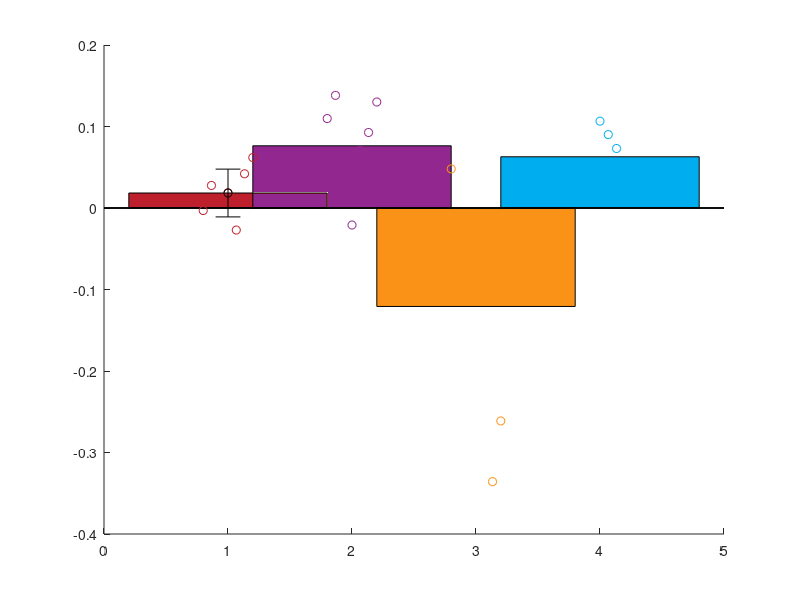

MATLAB code for this plot: (Note: this script raises an error after producing the figure.)
% This script calculates and plots the differences in normalized eGFP
% brightness between cells co-expressing TH and eGFP and cells expressing eGFP only,
% as reported in Wissing and Eschholz et al, PLOS Biology, 2025, Figure 1, panel F. 
%(C)opyright Alexander Dieter, 2025

%% clean workspace
clear all; close all; clc;

%% load data

DBHdata = load('data_DBH_50_WissingEschholz2025.mat');    % load DBH-cre data 
NETdata = load('data_NET_50_WissingEschholz2025.mat');    % load NET-cre data
THdata  = load('data_TH_50_WissingEschholz2025.mat');     % load TH-cre data
PRSdata = load('data_PRS_50_WissingEschholz2025.mat');    % load PRSx8 data


%% Sort normalized fluorescence of green channel into cells co-expressing TH and cells exclusively expressing GFP in DBH-cre mice
DBHdata.d.Green_coexpressing = [];  DBHdata.d.Green_GFPexclusive = []; 
DBHdata.d.Green_coexpressingID = [];  DBHdata.d.Green_GFPexclusiveID = []; 

for fileIdx = 1:length(DBHdata.d.ID)

    cur_green_GFPbased  =     DBHdata.d.AvBrightGreen_GFPbased{fileIdx};

    DBHdata.d.Green_coexpressing = horzcat(DBHdata.d.Green_coexpressing, cur_green_GFPbased(find(DBHdata.d.co_express_2{fileIdx} == 1)));
    DBHdata.d.Green_GFPexclusive = horzcat(DBHdata.d.Green_GFPexclusive, cur_green_GFPbased(find(DBHdata.d.co_express_2{fileIdx} == 0)));

    DBHdata.d.Green_coexpressingID = horzcat(DBHdata.d.Green_coexpressingID, repmat(DBHdata.d.ID(fileIdx), 1, sum(DBHdata.d.co_express_2{fileIdx} == 1)));
    DBHdata.d.Green_GFPexclusiveID = horzcat(DBHdata.d.Green_GFPexclusiveID, repmat(DBHdata.d.ID(fileIdx), 1, sum(DBHdata.d.co_express_2{fileIdx} == 0)));
end


%% Sort normalized fluorescence of green channel into cells co-expressing TH and cells exclusively expressing GFP in NET-cre mice
NETdata.d.Green_coexpressing = [];  NETdata.d.Green_GFPexclusive = []; 
NETdata.d.Green_coexpressingID = [];  NETdata.d.Green_GFPexclusiveID = []; 

for fileIdx = 1:length(NETdata.d.ID)

    cur_green_GFPbased  =     NETdata.d.AvBrightGreen_GFPbased{fileIdx};

    NETdata.d.Green_coexpressing = horzcat(NETdata.d.Green_coexpressing, cur_green_GFPbased(find(NETdata.d.co_express_2{fileIdx} == 1)));
    NETdata.d.Green_GFPexclusive = horzcat(NETdata.d.Green_GFPexclusive, cur_green_GFPbased(find(NETdata.d.co_express_2{fileIdx} == 0)));

    NETdata.d.Green_coexpressingID = horzcat(NETdata.d.Green_coexpressingID, repmat(NETdata.d.ID(fileIdx), 1, sum(NETdata.d.co_express_2{fileIdx} == 1)));
    NETdata.d.Green_GFPexclusiveID = horzcat(NETdata.d.Green_GFPexclusiveID, repmat(NETdata.d.ID(fileIdx), 1, sum(NETdata.d.co_express_2{fileIdx} == 0)));
end


%% Sort normalized fluorescence of green channel into cells co-expressing TH and cells exclusively expressing GFP in TH-cre mice
THdata.d.Green_coexpressing = [];  THdata.d.Green_GFPexclusive = []; 
THdata.d.Green_coexpressingID = [];  THdata.d.Green_GFPexclusiveID = []; 

for fileIdx = 1:length(THdata.d.ID)

    cur_green_GFPbased  =     THdata.d.AvBrightGreen_GFPbased{fileIdx};

    THdata.d.Green_coexpressing = horzcat(THdata.d.Green_coexpressing, cur_green_GFPbased(find(THdata.d.co_express_2{fileIdx} == 1)));
    THdata.d.Green_GFPexclusive = horzcat(THdata.d.Green_GFPexclusive, cur_green_GFPbased(find(THdata.d.co_express_2{fileIdx} == 0)));
   
    THdata.d.Green_coexpressingID = horzcat(THdata.d.Green_coexpressingID, repmat(THdata.d.ID(fileIdx), 1, sum(THdata.d.co_express_2{fileIdx} == 1)));
    THdata.d.Green_GFPexclusiveID = horzcat(THdata.d.Green_GFPexclusiveID, repmat(THdata.d.ID(fileIdx), 1, sum(THdata.d.co_express_2{fileIdx} == 0)));
end

%% Sort normalized fluorescence of green channel into cells co-expressing TH and cells exclusively expressing GFP in PRSx8 mice
PRSdata.d.Green_coexpressing = [];  PRSdata.d.Green_GFPexclusive = []; 
PRSdata.d.Green_coexpressingID = [];  PRSdata.d.Green_GFPexclusiveID = []; 

for fileIdx = 1:length(PRSdata.d.ID)

    cur_green_GFPbased  =     PRSdata.d.AvBrightGreen_GFPbased{fileIdx};

    PRSdata.d.Green_coexpressing = horzcat(PRSdata.d.Green_coexpressing, cur_green_GFPbased(find(PRSdata.d.co_express_2{fileIdx} == 1)));
    PRSdata.d.Green_GFPexclusive = horzcat(PRSdata.d.Green_GFPexclusive, cur_green_GFPbased(find(PRSdata.d.co_express_2{fileIdx} == 0)));
    
    PRSdata.d.Green_coexpressingID = horzcat(PRSdata.d.Green_coexpressingID, repmat(PRSdata.d.ID(fileIdx), 1, sum(PRSdata.d.co_express_2{fileIdx} == 1)));
    PRSdata.d.Green_GFPexclusiveID = horzcat(PRSdata.d.Green_GFPexclusiveID, repmat(PRSdata.d.ID(fileIdx), 1, sum(PRSdata.d.co_express_2{fileIdx} == 0)));

end


%% create vectors of normalized brightness values and corresponding labels
norm_brightness = [ DBHdata.d.Green_coexpressing DBHdata.d.Green_GFPexclusive, ...
                    NETdata.d.Green_coexpressing NETdata.d.Green_GFPexclusive, ...
                    THdata.d.Green_coexpressing THdata.d.Green_GFPexclusive, ...
                    PRSdata.d.Green_coexpressing PRSdata.d.Green_GFPexclusive]';

brightness_label = [repmat({'DBH co'}, length(DBHdata.d.Green_coexpressing), 1); repmat({'DBH ex'}, length(DBHdata.d.Green_GFPexclusive), 1); ...
                    repmat({'NET co'}, length(NETdata.d.Green_coexpressing), 1); repmat({'NET ex'}, length(NETdata.d.Green_GFPexclusive), 1); ...
                    repmat({'TH co'}, length(THdata.d.Green_coexpressing), 1); repmat({'TH ex'}, length(THdata.d.Green_GFPexclusive), 1); ...
                    repmat({'PRS co'}, length(PRSdata.d.Green_coexpressing), 1); repmat({'PRS ex'}, length(PRSdata.d.Green_GFPexclusive), 1)];


%% create average of relative eGFP expression per animal
DBH_IDs = unique(DBHdata.d.ID);
for DBHidx = 1:length(DBH_IDs)
   DBH_coexpress_means(DBHidx) = mean(DBHdata.d.Green_coexpressing(DBHdata.d.Green_coexpressingID == DBH_IDs(DBHidx)));
   DBH_GFPexclusive_means(DBHidx) = mean(DBHdata.d.Green_GFPexclusive(DBHdata.d.Green_GFPexclusiveID == DBH_IDs(DBHidx)));
end

NET_IDs = unique(NETdata.d.ID);
for NETidx = 1:length(NET_IDs)
   NET_coexpress_means(NETidx) = mean(NETdata.d.Green_coexpressing(NETdata.d.Green_coexpressingID == NET_IDs(NETidx)));
   NET_GFPexclusive_means(NETidx) = mean(NETdata.d.Green_GFPexclusive(NETdata.d.Green_GFPexclusiveID == NET_IDs(NETidx)));
end

TH_IDs = unique(THdata.d.ID);
for THidx = 1:length(TH_IDs)
   TH_coexpress_means(THidx) = mean(THdata.d.Green_coexpressing(THdata.d.Green_coexpressingID == TH_IDs(THidx)));
   TH_GFPexclusive_means(THidx) = mean(THdata.d.Green_GFPexclusive(THdata.d.Green_GFPexclusiveID == TH_IDs(THidx)));
end

PRS_IDs = unique(PRSdata.d.ID);
for PRSidx = 1:length(PRS_IDs)
   PRS_coexpress_means(PRSidx) = mean(PRSdata.d.Green_coexpressing(PRSdata.d.Green_coexpressingID == PRS_IDs(PRSidx)));
   PRS_GFPexclusive_means(PRSidx) = mean(PRSdata.d.Green_GFPexclusive(PRSdata.d.Green_GFPexclusiveID == PRS_IDs(PRSidx)));
end

%% calculate the relative difference of GFP fluorescence in TH-co-expressing cells vs. GFP-only cells
DBH_relFluoDiff = (DBH_coexpress_means-DBH_GFPexclusive_means);
NET_relFluoDiff = (NET_coexpress_means-NET_GFPexclusive_means);
TH_relFluoDiff  = (TH_coexpress_means-TH_GFPexclusive_means);
PRS_relFluoDiff = (PRS_coexpress_means-PRS_GFPexclusive_means);



%% create figure of relative eGFP expression based on TH co-labelling per animal
f2 = figure('color', [1 1 1]); hold on;

bar(1, mean(DBH_relFluoDiff), 'FaceColor', [189 031 045]./255)
bar(2, mean(NET_relFluoDiff), 'FaceColor', [146 039 143]./255)
bar(3, mean(TH_relFluoDiff), 'FaceColor', [249 146 022]./255)
bar(4, mean(PRS_relFluoDiff), 'FaceColor', [000 174 240]./255)

plot([0.8:0.4./(length(DBH_relFluoDiff)-1):1.2], DBH_relFluoDiff, 'ko', 'color', [189 031 045]./255)
plot([1.8:0.4./(length(NET_relFluoDiff)-1):2.2], NET_relFluoDiff, 'ko', 'color', [146 039 143]./255)
plot([2.8:0.4./(length(TH_relFluoDiff)-1):3.2], TH_relFluoDiff, 'ko', 'color', [249 146 022]./255)
plot([3.8:0.4./(length(PRS_relFluoDiff)-1):4.2], PRS_relFluoDiff, 'ko', 'color', [000 174 240]./255)
errorbar(1, mean(DBH_relFluoDiff), std(DBH_relFluoDiff), 'ko-', 'color', [189 031 045]./255, 'LineWidth', 2, 'MarkerSize', 8)
errorbar(2, mean(NET_relFluoDiff), std(NET_relFluoDiff), 'ko-', 'color', [146 039 143]./255, 'LineWidth', 2, 'MarkerSize', 8)
errorbar(3, mean(TH_relFluoDiff), std(TH_relFluoDiff), 'ko-', 'color', [249 146 022]./255, 'LineWidth', 2, 'MarkerSize', 8)
errorbar(4, mean(PRS_relFluoDiff), std(PRS_relFluoDiff), 'ko-', 'color', [000 174 240]./255, 'LineWidth', 2, 'MarkerSize', 8)

plot([0.5 4.5], [0 0], 'k--')

xlim([0.5 4.5]); ylim([-0.4 0.2])


%% do statistics on relative GFP expression based on TH co-labelling per animal
[p, tbl,stats]  = anova1([DBH_relFluoDiff' NET_relFluoDiff' TH_relFluoDiff' PRS_relFluoDiff']);
c = multcompare(stats)




